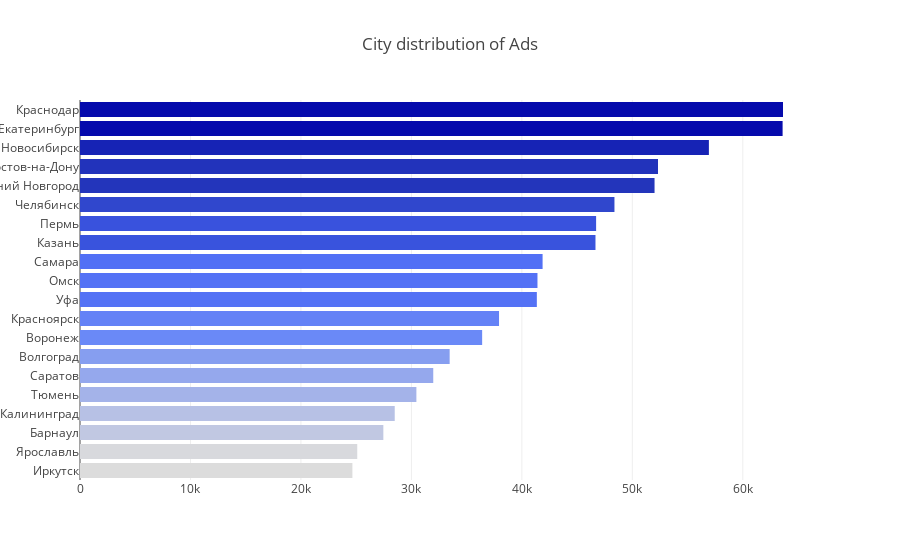

Notebook cell for this chart:
### Markdown cell above
"""
City wise distribution of Ads:
"""

### Code cell
cnt_srs = train_df['city'].value_counts().head(20)
trace = go.Bar(
    y=cnt_srs.index[::-1],
    x=cnt_srs.values[::-1],
    orientation = 'h',
    marker=dict(
        color=cnt_srs.values[::-1],
        colorscale = 'Blues',
        reversescale = True
    ),
)

layout = dict(
    title='City distribution of Ads',
    )
data = [trace]
fig = go.Figure(data=data, layout=layout)
py.iplot(fig, filename="CityAds")

### Figure 1 — Plotly figure (JSON) as saved in the notebook; plotly's stock layout.template omitted (floating-point values rounded to 4 significant figures)
{"data": [{"marker": {"color": [24659, 25098, 27460, 28490, 30451, 31977, 33463, 36404, 37932, 41355, 41412, 41875, 46663, 46720, 48380, 52010, 52323, 56929, 63602, 63638], "colorscale": "Blues", "reversescale": true}, "orientation": "h", "type": "bar", "uid": "3aebc191-f305-475a-b8b1-5f53bc56e465", "x": [24659, 25098, 27460, 28490, 30451, 31977, 33463, 36404, 37932, 41355, 41412, 41875, 46663, 46720, 48380, 52010, 52323, 56929, 63602, 63638], "y": ["Иркутск", "Ярославль", "Барнаул", "Калининград", "Тюмень", "Саратов", "Волгоград", "Воронеж", "Красноярск", "Уфа", "Омск", "Самара", "Казань", "Пермь", "Челябинск", "Нижний Новгород", "Ростов-на-Дону", "Новосибирск", "Екатеринбург", "Краснодар"]}], "layout": {"title": "City distribution of Ads"}}
